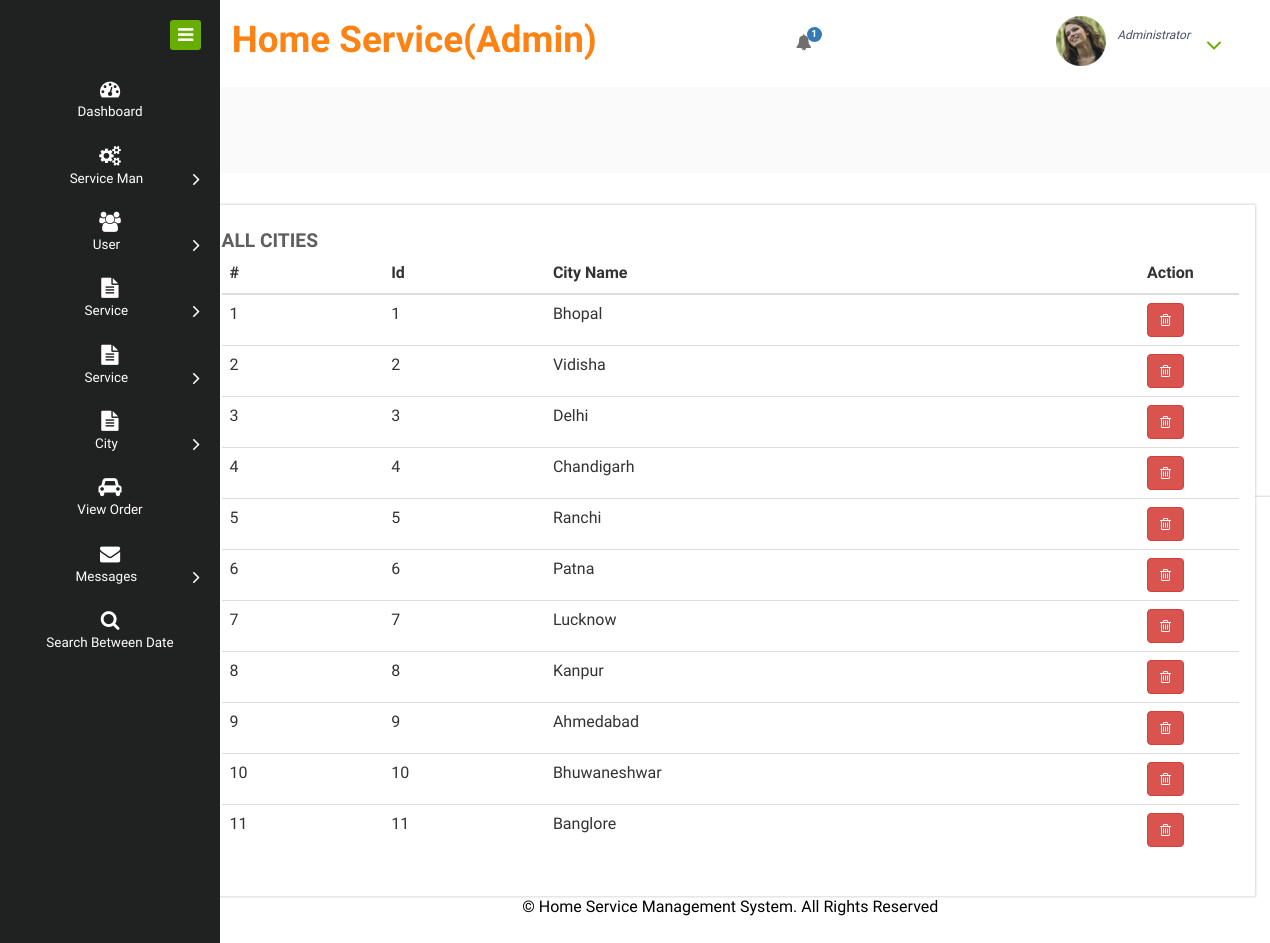
Page /view_city on the committed database.
### home_service/models.py (models this page shows, shortened)
class City(models.Model):
    city = models.CharField(max_length=30, null=True)

### home_service/views.py (the view)
# urls.py: path('view_city',View_City,name="view_city"),
def View_City(request):
    dic = notification()
    ser = City.objects.all()
    d = {'ser':ser,'new': dic['new'], 'count': dic['count']}
    return render(request,'view_city.html',d)

### home_service/views.py (called while the page is built)
def notification():
    status = Status.objects.get(status='pending')
    new = Service_Man.objects.filter(status=status)
    count=0
    for i in new:
        count+=1
    d = {'count':count,'new':new}
    return d

### home_service/templates/view_city.html
{% extends 'admin_navigation.html' %}
{% load static %}
{% block body %}
<div class="chit-chat-layer1">
	<div class="col-md-12 chit-chat-layer1-left">
               <div class="work-progres">
                            <div class="chit-chat-heading">
                                  All Cities
                            </div>
                            <div class="table-responsive">
                                <table class="table table-hover">
                                  <thead>
                                    <tr>
                                      <th>#</th>
                                      <th>Id</th>
                                      <th>City Name</th>
                                      <th>Action</th>
                                  </tr>
                              </thead>
                              <tbody>
                              {% for i in ser %}
                                <tr>
                                  <td>{{forloop.counter}}</td>
                                  <td>{{i.id}}</td>
                                  <td>{{i.city}}</td>
                                  <td style="width:100px">
                                  <a href="{% url 'delete_city' i.id %}" ><button class="btn btn-danger" onclick="return confirm('Are you sure?')"><i class="fa fa-trash-o"></i></button></a></td>
                              </tr>
                              {% endfor %}
                          </tbody>
                      </table>
                  </div>
             </div>
      </div>
</div>
    {% endblock %}

### rows in the picture
City: id "1", city "Bhopal"
City: id "2", city "Vidisha"
City: id "3", city "Delhi"
City: id "4", city "Chandigarh"
City: id "5", city "Ranchi"
City: id "6", city "Patna"
City: id "7", city "Lucknow"
City: id "8", city "Kanpur"
City: id "9", city "Ahmedabad"
City: id "10", city "Bhuwaneshwar"
City: id "11", city "Banglore"

### other values in the picture
{{ count }} "1"
